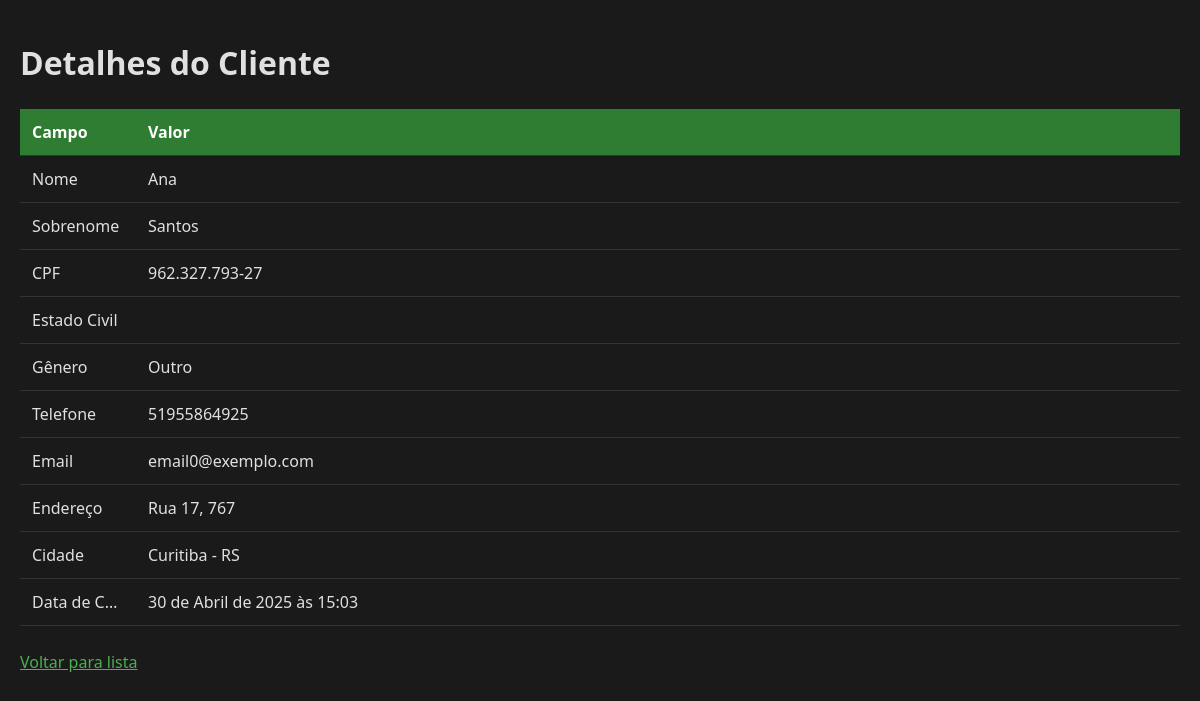
Screenshot of /client/1 with the database file from the repository.
### client/models.py (models this page shows, shortened)
class Client(models.Model):
    GENDER_CHOICES = [
        ("male", "Masculino"),
        ("female", "Feminino"),
        ("non_binary", "Não-Binário"),
        ("other", "Outro")
    ]
    MARITAL_STATUS_CHOICES = [
        ("single", "Solteiro(a)"),
        ("married", "Casado(a)"),
        ("divorced", "Divorciado(a)"),
        ("widowed", "Viúvo(a)"),
        ("separated", "Separado(a)"),
    ]
    name = models.CharField(max_length=20)
    surname = models.CharField(max_length=30)
    cpf = models.CharField(max_length=11)
    gender = models.CharField(max_length=20, choices=GENDER_CHOICES)
    maritalStatus = models.CharField(max_length=20, choices=MARITAL_STATUS_CHOICES, default='single', verbose_name="Estado civil")
    phone = models.CharField(max_length=15)
    email = models.CharField(max_length=200)
    createdAt = models.DateTimeField(auto_now_add=True, verbose_name="Criado em")

class AdressInfo(models.Model):
    client = models.ForeignKey(Client, on_delete=models.CASCADE, related_name="addresses")
    street = models.CharField(max_length=30)
    number = models.IntegerField()
    complement = models.CharField(max_length=50)
    neighborhood = models.CharField(max_length=30)
    city = models.CharField(max_length=30)
    state = models.CharField(max_length=30)
    zipCode = models.IntegerField()

### client/views.py (the view)
# urls.py: path("client/<int:client_id>", views.client_details, name="client_details")
def client_details(request, client_id):
    client = get_object_or_404(Client, pk=client_id)
    formatted_client = {
        'client': client,
        'cpf_formatted': formatCpf(client.cpf)
    }
    return render(request, 'client/client_details.html', formatted_client)

### client/views.py (called while the page is built)
def formatCpf(cpf):
    CPF = '{}.{}.{}-{}'.format(cpf[:3], cpf[3:6], cpf[6:9], cpf[9:])
    return CPF

### client/templates/client/client_details.html (shortened to what this page needs)
{% load static %}
<!DOCTYPE html>
<html lang="pt-br">
<head>
    <link rel="stylesheet" href="{% static 'client/css/style.css' %}">
</head>
<body>
    <h1>Detalhes do Cliente</h1>
    <table class="details">
        <tr>
            <th>Campo</th>
            <th>Valor</th>
        </tr>
        <tr>
            <td>Nome</td>
            <td>{{ client.name }}</td>
        </tr>
        <tr>
            <td>Sobrenome</td>
            <td>{{ client.surname }}</td>
        </tr>
        <tr>
            <td>CPF</td>
            <td>{{ cpf_formatted }}</td>
        </tr>
        <tr>
            <td>Estado Civil</td>
            <td>{{ client.get_marital_status_display }}</td>
        </tr>
        <tr>
            <td>Gênero</td>
            <td>{{ client.get_gender_display }}</td>
        </tr>
        <tr>
            <td>Telefone</td>
            <td>{{ client.phone }}</td>
        </tr>
        <tr>
            <td>Email</td>
            <td>{{ client.email }}</td>
        </tr>
        <tr>
            <td>Endereço</td>
            <td>{{ client.addresses.first.street }}, {{ client.addresses.first.number }}</td>
        </tr>
        <tr>
            <td>Cidade</td>
            <td>{{ client.addresses.first.city }} - {{ client.addresses.first.state }}</td>
        </tr>
        <tr>
            <td>Data de Cadastro</td>
            <td>{{ client.createdAt }}</td>
        </tr>
    </table>
    <a href="{% url 'index' %}">Voltar para lista</a>
</body>
</html>

### client/static/client/css/style.css (style rules this page uses)
body { font-family: system-ui, -apple-system, BlinkMacSystemFont, 'Segoe UI', Roboto, Oxygen, Ubuntu, Cantarell, 'Open Sans', 'Helvetica Neue', sans-serif; margin: 0; padding: 20px; background-color: #1a1a1a; color: #e0e0e0; }
table { width: 100%; border-collapse: collapse; margin: 25px 0; }
th, td { padding: 12px; text-align: left; border-bottom: 1px solid #333; width: min-content; white-space: nowrap; overflow: hidden; text-overflow: ellipsis; max-width: 0; }
th { background-color: #2e7d32; color: white; }
a { color: #4CAF50; transition: all 0.3s ease; }

### rows the page displays
Client: name "Ana", surname "Santos", gender "Outro", phone "51955864925", email "email0@exemplo.com", addresses.first.street "Rua 17", addresses.first.number "767", addresses.first.city "Curitiba", addresses.first.state "RS", createdAt "30 de Abril de 2025 às 15:03"

### other values shown
{{ cpf_formatted }} "962.327.793-27"
